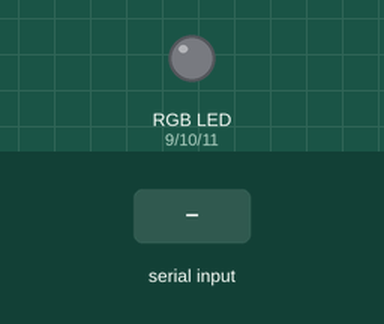
This sketch was run on a simulated Arduino Uno, built with avr-gcc and run on an emulated ATmega328P. On the bench: an RGB LED mixed from three pins (HIGH = lit). Inputs (shaded band) come from the test bench. Dim RGB values are drawn brighter than linear.

Above: at 1.2 s.
1.3 s: "90,45,200\n" received over Serial
At 2.4 s:
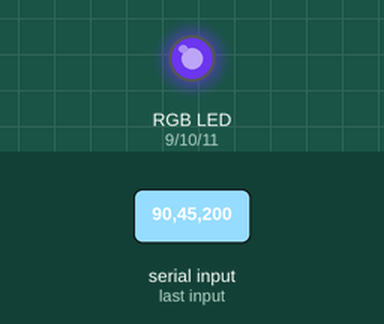
2.8 s: "30,150,10\n" received over Serial
At 3.6 s:
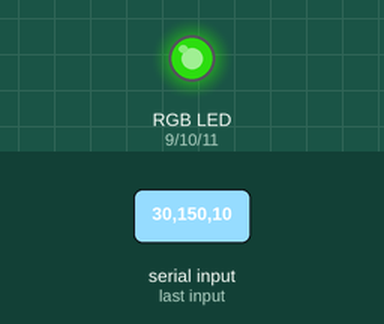
4.3 s: "1,90,45\n" received over Serial
At 4.6 s:
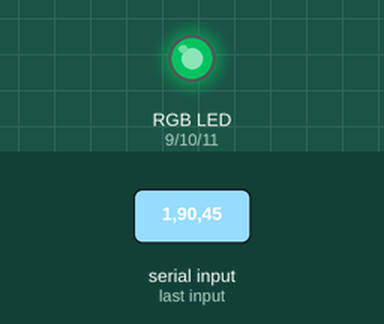
Timing chart, 0 to 7.3 s (numbered marks = the images above; inputs shaded):
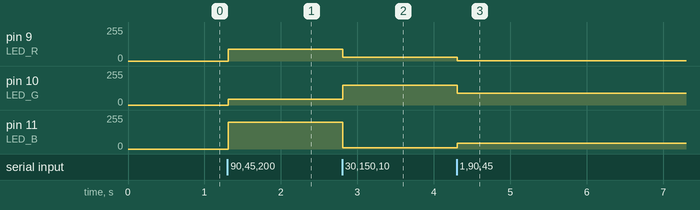

The sketch:

serial_led_control.ino
```cpp
const int LED_B = 11;
const int LED_G = 10;
const int LED_R = 9;

int R_val = 0;
int G_val = 0;
int B_val = 0;

void setup() {
  Serial.begin(9600);
  pinMode(LED_R, OUTPUT);
  pinMode(LED_G, OUTPUT);
  pinMode(LED_B, OUTPUT);
}

void loop() {
  while (Serial.available() > 0)
  {
    R_val = Serial.parseInt();
    G_val = Serial.parseInt();
    B_val = Serial.parseInt();

    if (Serial.read() == '\n')
    {
      analogWrite(LED_R, R_val);
      analogWrite(LED_G, G_val);
      analogWrite(LED_B, B_val);
    }
  }
}
```

Measured:
- after the input at 1.3 s, pin 9 (LED_R): 0/255 → 90/255 at once; pin 10 (LED_G): 0/255 → 45/255 at once; pin 11 (LED_B): 0/255 → 200/255 at once
- after the input at 2.8 s, pin 9 (LED_R): 90/255 → 30/255 at once; pin 10 (LED_G): 45/255 → 150/255 at once; pin 11 (LED_B): 200/255 → 10/255 at once
- after the input at 4.3 s, pin 9 (LED_R): 30/255 → 1/255 at once; pin 10 (LED_G): 150/255 → 90/255 at once; pin 11 (LED_B): 10/255 → 45/255 at once
